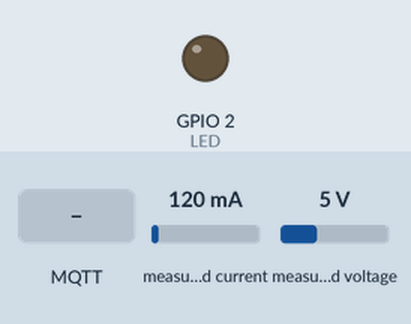
Bench run of a program on a simulated ESP32. On the bench: output pins drawn as LEDs (lit = HIGH). Dashed ring = blinking. The inputs (shaded band) are chosen by the test bench; at power-on: measured current 120 mA, measured voltage 5 V. WiFi joins after 1.5 s; servers stay silent unless stated; random numbers use the default seed unless the program sets one; no MQTT or app messages arrive unless stated; what the program prints to the serial monitor is not drawn.

Above: at 0.0 s.
At 2.7 s:
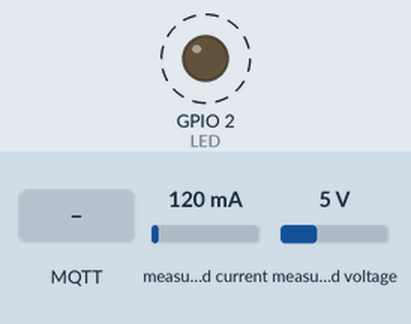
2.8 s: MQTT message "1" arrives on the first subscribed topic
6.1 s: MQTT message "on" arrives on the first subscribed topic
8.7 s: MQTT message "off" arrives on the first subscribed topic
Timing chart, 0 to 16.9 s (numbered marks = the images above; inputs shaded):
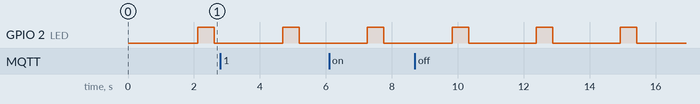

The program:

main.cpp
```cpp
/**
  Source code del cliente mqtt de lecturas del sensor.

  Name: mqtt-esp32
  Purpose: Este codigo es usado para crear un cliente MQTT en la tablilla ESP32 V1, se encarga de leer los
  datos del sensor y mandarlos mediante un protocolo MQTT.

  @author Jose Alejandro Melendez Garcia

*/

#include <Arduino.h>
#include <networking/networking.h>
#include <sensors/energia_electrica.h>
#include <sensors/led_indicator.h>

////////////////////////
// Variables Globales //
////////////////////////

// Frecuencia de lecturas (en ms)
const int LECTURE_FREQUENCY = 1000;

///////////////////////
// Logica de Arduino //
///////////////////////

void setup() {
  // put your setup code here, to run once:

  Serial.begin(9600);
  setup_wifi();
  setup_mqtt();
}

void loop() {
  // put your main code here, to run repeatedly:

  if (!is_client_connected()) {
    reconnect_client();
  }
  client_loop();
  publish_lecture();
  blink_led();

  delay(LECTURE_FREQUENCY);
}
```

networking.cpp
```cpp
/**
  Source code del cliente mqtt de lecturas del sensor.

  Name: mqtt-esp32
  Purpose: Este codigo es usado para crear un cliente MQTT en la tablilla ESP32 V1, se encarga de leer los
  datos del sensor y mandarlos mediante un protocolo MQTT.

  @author Jose Alejandro Melendez Garcia

*/

#include <Arduino.h>
#include <ArduinoJson.h>
#include <PubSubClient.h>
#include <WiFi.h>
#include <sensors/energia_electrica.h>
#include "configuration.h"
#include "networking.h"

WiFiClient espClient;
PubSubClient client(espClient);

/**
 * Crea una conexion al wifi.
*/
void setup_wifi() {
  delay(10);
  // We start by connecting to a WiFi network
  Serial.println();
  Serial.print("Connecting to ");
  Serial.println(ssid);

  WiFi.begin(ssid, password);

  while (WiFi.status() != WL_CONNECTED) {
    delay(500);
    Serial.print(".");
  }

  Serial.println("");
  Serial.println("WiFi connected");
  Serial.println("IP address: ");
  Serial.println(WiFi.localIP());
}

/**
 * El callback de MQTT
*/
void callback(char* topic, byte* message, unsigned int length) {
  Serial.print("Message arrived on topic: ");
  Serial.print(topic);
  Serial.println();
  Serial.print(". Message: ");
  Serial.println();
  String messageTemp;

  for (int i = 0; i < length; i++) {
    Serial.print((char)message[i]);
    messageTemp += (char)message[i];
  }
  Serial.println();

  // Feel free to add more if statements to control more GPIOs with MQTT

  // If a message is received on the topic esp32/output, you check if the message is either "on" or "off".
  // Changes the output state according to the message
  /*if (String(topic) == "esp32/output") {
    Serial.print("Changing output to ");
    if(messageTemp == "on"){
      Serial.println("on");
    }
    else if(messageTemp == "off"){
      Serial.println("off");
    }
  }*/
}

void setup_mqtt() {
  client.setServer(mqtt_server, MQTT_PORT);
  client.setCallback(callback);
}

void client_loop() {
  client.loop();
}

/*
 * Convierte los datos de la lectura en un json serializado para el cliente pubsub mqtt.
*/
String serialized_lecture(
  int device_id,
  float frecuencia,
  float energia,
  float potencia,
  float fp,
  float corriente
) {

  DynamicJsonDocument json(200);

  json["device_id"] = device_id;
  json["frecuencia"] = frecuencia;
  json["energia"] = energia;
  json["potencia"] = potencia;
  json["fp"] = fp;
  json["corriente"] = corriente;

  //size_t serializedJSON = serializeJson(json, Serial);

  return json.as<String>();
}

/**
 * Verifica si el cliente mqtt esta conectado
*/
bool is_client_connected() {
  return client.connected();
}

/**
 * Reconecta al cliente
*/
void reconnect_client() {
  reconnect();
}

/**
 * Se encarga de reconectarse.
*/
void reconnect() {
  // Loop until we're reconnected
  while (!client.connected()) {
    Serial.print("Attempting MQTT connection...");
    // Attempt to connect
    if (client.connect(MQTT_CLIENT_NAME)) {
      Serial.println("connected");
      // Subscribe
      client.subscribe(MQTT_CHANNEL);
    } else {
      Serial.print("failed, rc=");
      Serial.print(client.state());
      Serial.println(" try again in 5 seconds");
      // Wait 5 seconds before retrying
      delay(5000);
    }
  }
}

void publish_lecture() {
  EnergyLecture energy_lecture = get_data_lecture(MQTT_CLIENT_ID);

  String lecture = serialized_lecture(
    energy_lecture.device_id,
    energy_lecture.frecuencia,
    energy_lecture.energia,
    energy_lecture.potencia,
    energy_lecture.fp,
    energy_lecture.corriente
  );

  client.publish(MQTT_CHANNEL, lecture.c_str());
}
```

networking.h
```cpp
/**
  Source code del cliente mqtt de lecturas del sensor.

  Name: mqtt-esp32
  Purpose: Este codigo es usado para crear un cliente MQTT en la tablilla ESP32 V1, se encarga de leer los
  datos del sensor y mandarlos mediante un protocolo MQTT.

  @author Jose Alejandro Melendez Garcia

*/

#include <Arduino.h>
#include <ArduinoJson.h>
#include <PubSubClient.h>
#include <WiFi.h>

void setup_wifi();

void setup_mqtt();

void reconnect();

String serialized_lecture(
  int device_id,
  float frecuencia,
  float energia,
  float potencia,
  float fp,
  float corriente
);

bool is_client_connected();

void reconnect_client();

void client_loop();

void publish_lecture();
```

energia_electrica.cpp
```cpp
/**
  Source code del cliente mqtt de lecturas del sensor.

  Name: mqtt-esp32
  Purpose: Este codigo es usado para crear un cliente MQTT en la tablilla ESP32 V1, se encarga de leer los
  datos del sensor y mandarlos mediante un protocolo MQTT.

  @author Jose Alejandro Melendez Garcia

*/

#include <Arduino.h>
#include <PZEM004Tv30.h>
#include "energia_electrica.h"

/* Hardware Serial2 is only available on certain boards.
 * For example the Arduino MEGA 2560
*/
#if defined(ESP32)
PZEM004Tv30 pzem(Serial2, 16, 17);
#else
PZEM004Tv30 pzem(Serial2);
#endif

/**
 * Genera un numero float aleatorio
 * NOTE: es solo para tests.
*/
float get_random_float_number() {
    return (float) random(1, 50)/10;
}

/**
 * Returna la lectura para ser serializada a JSON, aqui incluimos la
 * logica para leer datos del sensor.
*/
EnergyLecture get_data_lecture(const int MQTT_CLIENT_ID) {
    EnergyLecture lecture;
    lecture.device_id = MQTT_CLIENT_ID;
    lecture.frecuencia = pzem.frequency();
    lecture.energia = pzem.energy();
    lecture.potencia = pzem.power();
    lecture.fp = pzem.pf();
    lecture.corriente = pzem.current();

    return lecture;
}
```

energia_electrica.h
```cpp
/**
  Source code del cliente mqtt de lecturas del sensor.

  Name: mqtt-esp32
  Purpose: Este codigo es usado para crear un cliente MQTT en la tablilla ESP32 V1, se encarga de leer los
  datos del sensor y mandarlos mediante un protocolo MQTT.

  @author Jose Alejandro Melendez Garcia

*/

/**
 * Una estructura que define el esquema para lectura de datos de sensor
 * NOTE: NO MODIFICAR
*/
struct EnergyLecture {
    int device_id;
    float frecuencia;
    float energia;
    float potencia;
    float fp;
    float corriente;
};

EnergyLecture get_data_lecture(const int MQTT_CLIENT_ID);
```

led_indicator.cpp
```cpp
/**
  Source code del cliente mqtt de lecturas del sensor.

  Name: mqtt-esp32
  Purpose: Este codigo es el indicador led.

  @author Jose Alejandro Melendez Garcia

*/

#include <driver/gpio.h>
// Include FreeRTOS for delay
#include <freertos/FreeRTOS.h>
#include <freertos/task.h>

#define LED GPIO_NUM_2 // LED connected to GPIO2

void blink_led() {
    // Configure pin
    gpio_config_t io_conf;
    io_conf.intr_type = GPIO_INTR_DISABLE;
    io_conf.mode = GPIO_MODE_OUTPUT;
    io_conf.pin_bit_mask = (1ULL << LED);
    io_conf.pull_down_en = GPIO_PULLDOWN_DISABLE;
    io_conf.pull_up_en = GPIO_PULLUP_DISABLE;
    gpio_config(&io_conf);

    gpio_set_level(LED, 0);
    vTaskDelay(500 / portTICK_PERIOD_MS);
    gpio_set_level(LED, 1);
    vTaskDelay(500 / portTICK_PERIOD_MS);
    gpio_set_level(LED, 0);
    vTaskDelay(500 / portTICK_PERIOD_MS);
}
```

led_indicator.h
```cpp
/**
  Source code del cliente mqtt de lecturas del sensor.

  Name: mqtt-esp32
  Purpose: Este codigo es el indicador led.


  @author Jose Alejandro Melendez Garcia

*/

void blink_led();
```

configuration.h
```cpp
/**
  Source code del cliente mqtt de lecturas del sensor.

  Name: mqtt-esp32
  Purpose: Este codigo es usado para crear un cliente MQTT en la tablilla ESP32 V1, se encarga de leer los
  datos del sensor y mandarlos mediante un protocolo MQTT.

  @author Jose Alejandro Melendez Garcia

*/

///////////////////
// Configuracion //
///////////////////

// Replace the next variables with your SSID/Password combination
const char* ssid = "SSID";
const char* password = "PASSWORD";

// Add your MQTT Broker IP address, example:
//const char* mqtt_server = "192.168.1.144";
const char* mqtt_server = "test.mosquitto.org";
const int MQTT_PORT = 1883;
const char* MQTT_CHANNEL = "88e0f9a0/88e0f9a0-2248-41b5-bc8a-95f1484ce5ad";

// El nombre del sensor (cliente) se recomienda modificarlo para cada sensor.
const char* MQTT_CLIENT_NAME = "NOMBRE_SENSOR_IOT_ITCH";

// EL numero de sensor
const int MQTT_CLIENT_ID = 2;
```

Measured:
- by itself, GPIO 2 (LED): alternates HIGH for 0.50 s and LOW for 2.0 s
